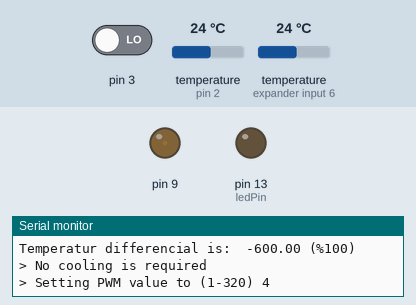
Bench run of a sketch on a simulated Arduino Uno, built with avr-gcc and run on an emulated ATmega328P. Shown: output pins drawn as LEDs (lit = HIGH), the last lines printed to the serial monitor. Inputs (shaded band) come from the test bench; at power-on: temperature (sensors on pin 2, expander input 6) 24 °C, pin 3 LOW.

Above: at 4.7 s.
5.1 s: temperature (sensor on pin 2) set to 33 °C
At 8.2 s:
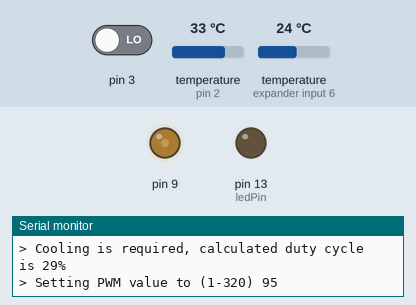
8.6 s: temperature (sensor on pin 2) set to 41 °C
At 12.6 s:
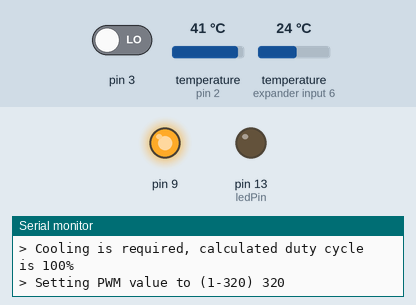
12.8 s: pin 3 driven HIGH
At 13.16 s:
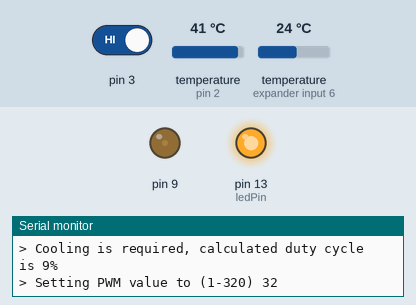
22.9 s: pin 3 driven LOW
At 25.73 s:
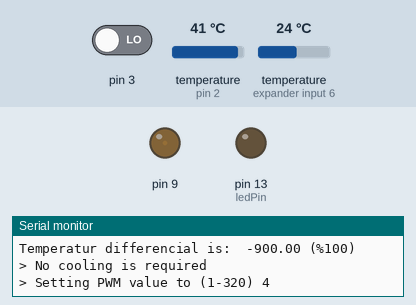
Timing chart, 0 to 27.4 s (numbered marks = the images above; inputs shaded):
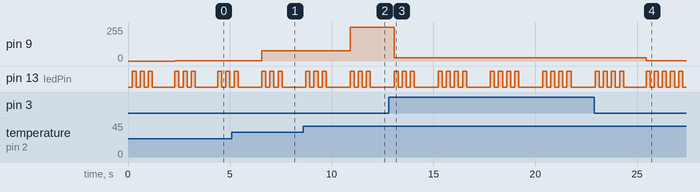

The sketch:

pwm_temp_control.ino
```cpp
// Temp Sensor: DS1820
// https://arduino-info.wikispaces.com/YourDuinoStarter_TemperatureSensor

// PWM Fan
// http://www.uchobby.com/index.php/2007/09/23/arduino-temperature-controlled-pc-fan/
// http://forum.arduino.cc/index.php?topic=18742.0
// http://electronics.stackexchange.com/questions/84912/controlling-a-4-wired-fan-pwm-signal-using-arduino-allows-only-two-settings
// >> http://arduino.stackexchange.com/questions/25609/need-help-to-set-pwm-frequency-to-25khz/25623#25623

// Button read
// https://www.arduino.cc/en/Tutorial/DigitalReadSerial
// http://www.allaboutcircuits.com/technical-articles/using-interrupts-on-arduino/ interrupt


// One Wire Data Pin = 2
// Button pin = 3
// PWM Pins = 9, 10
// LED Pin = 13 (onboard led?)

// --- THERMAL STUFF ---
#include <OneWire.h>
#include <DallasTemperature.h>

// Data wire is plugged into pin 2 on the Arduino
#define ONE_WIRE_BUS 2

// Setup a oneWire instance to communicate with any OneWire devices
// (not just Maxim/Dallas temperature ICs)
OneWire oneWire(ONE_WIRE_BUS);

// Pass our oneWire reference to Dallas Temperature.
DallasTemperature sensors(&oneWire);

int currentTemp = 0;

// Minimal PWM signal (if too low, fans will spin up)
unsigned int minPWM = 4;

// --- BUTTON STUFF ---
// Setup button and led
const int buttonPin = 7;     // the number of the pushbutton pin
const int ledPin =  13;      // the number of the LED pin

// variables will change:
volatile int buttonState = 0;         // variable for reading the pushbutton status


// --- LOGIC RELATED ---
// TT stands for target temperature
int TTList[] = {10, 20, 30, 40, 50};
int TTAmount = 5;
int currentTTIndex = 2; // set initial temperature to 20 °C

// LED blink stuff
int ledState = LOW;               // ledState used to set the LED
unsigned long ledPreviousMillis = 0; // will store last time LED was updated
const long ledInterval = 200;       // interval at which to blink (milliseconds)
int ledBlinkCount = 0;

void setup(void)
{
  // --- THERMAL STUFF ---
  // start serial port
  Serial.begin(9600);
  sensors.begin();

  // --- PWM STUFF ---
  // Configure Timer 1 for PWM @ 25 kHz.
  TCCR1A = 0;           // undo the configuration done by...
  TCCR1B = 0;           // ...the Arduino core library
  TCNT1  = 0;           // reset timer
  TCCR1A = _BV(COM1A1)  // non-inverted PWM on ch. A
//           | _BV(COM1B1)  // same on ch; B
           | _BV(WGM11);  // mode 10: ph. correct PWM, TOP = ICR1
  TCCR1B = _BV(WGM13)   // ditto
           | _BV(CS10);   // prescaler = 1
  ICR1   = 320;         // TOP = 320
  // Set the PWM pins as output.
  pinMode( 9, OUTPUT);

  // --- BUTTON STUFF ---
  // initialize the LED pin as an output:
  pinMode(ledPin, OUTPUT);
  // initialize the pushbutton pin as an input:
  pinMode(buttonPin, INPUT);
  // Attach an interrupt to the ISR vector
  // Interrupt 1 is pin 3 on Arduino Uno and Pro Mini
  attachInterrupt(1, pin_ISR, CHANGE);
}


void loop(void)
{
  unsigned long ledCurrentMillis = millis();
  if (ledCurrentMillis - ledPreviousMillis >= ledInterval) {
    // save the last time you blinked the LED
    ledPreviousMillis = ledCurrentMillis;

    // if the LED is off turn it on and vice-versa:
    if (ledState == LOW) {
      // if the led is off and we are in a normal blink cycle
      if (ledBlinkCount <= currentTTIndex) {
        ledState = HIGH;
        digitalWrite(ledPin, ledState);

      // if the led is off, and we have waitet 3 additional loops
      // do the temperature magic now (and reset the led loop)
      } else if (ledBlinkCount <= currentTTIndex + 2) {
        // Reset the blink count
        ledBlinkCount = -1;

        // --- THERMAL STUFF ---
        sensors.requestTemperatures();

        Serial.print("Inside temperatures:         ");
        float currentTemp = sensors.getTempCByIndex(0);
        Serial.println(currentTemp);

        Serial.print("Outside temperature:         ");
        float outsideTemp = sensors.getTempCByIndex(1);
        Serial.println(outsideTemp);

        Serial.print("Target temperature:          ");
        Serial.println(TTList[currentTTIndex]);

        // --- LOGIC STUFF ---
        // Set fan output to 1-320:
        unsigned int pwmValue = minPWM;
        float tempDiff = (currentTemp - TTList[currentTTIndex]) * 100;
        Serial.print("Temperatur differencial is:  ");
        Serial.print(tempDiff);
        Serial.println(" (%100)");

        if (outsideTemp > currentTemp) {
          Serial.println("> Unable to cool, outside temperature is higher than inside");
        } else {
          int dutyCycle = 0;
          if (tempDiff <= 0) {
            Serial.println("> No cooling is required");
          } else {
            if (tempDiff > 1000) {
              Serial.println("> A lot of cooling is required!");
              dutyCycle = 100;
            } else {
              Serial.println("> Dynamically setting fan speed");
              dutyCycle = map(tempDiff, 0, 1000, 0,99);
            }
            Serial.print("> Cooling is required, calculated duty cycle is ");
            Serial.print(dutyCycle);
            Serial.println("%");
          }
          pwmValue = map(dutyCycle, 0, 100, minPWM, 320);
        }

        // control the fans
        Serial.print("> Setting PWM value to (1-320) ");
        Serial.println(pwmValue);
        analogWrite25k( 9, pwmValue);
      }
      ledBlinkCount++;
    } else {
      ledState = LOW;
      digitalWrite(ledPin, ledState);
    }

  }
}

// PWM output @ 25 kHz, only on pins 9 and 10.
// Output value should be between 0 and 320, inclusive.
void analogWrite25k(int pin, int value)
{
  switch (pin) {
    case 9:
      OCR1A = value;
      break;
    default:
      // no other pin will work
      break;
  }
}

// The button changed from low to high
void pin_ISR() {
  static unsigned long last_interrupt_time = 0;
  unsigned long interrupt_time = millis();
  // If interrupts come faster than 200ms, assume it's a bounce and ignore
  if (interrupt_time - last_interrupt_time > 200) {
    ledBlinkCount = 0;
    if ((currentTTIndex + 1) >= TTAmount) {
      currentTTIndex = 0;
    } else {
      currentTTIndex++;
    }
    Serial.print("Target temperature changed to ");
    Serial.print(TTList[currentTTIndex]);
    Serial.println(" C");
  }
  last_interrupt_time = interrupt_time;
}
```

Measured:
- after the input at 5.1 s, pin 9: 3/255 → 76/255 after 1.5 s
- after the input at 8.6 s, pin 9: 76/255 → 255/255 after 2.3 s
- after the input at 12.8 s, pin 9: 255/255 → 26/255 after 0.26 s
- after the input at 22.9 s, pin 9: 26/255 → 3/255 after 2.5 s
- by itself, pin 13 (ledPin): repeats every 2.6 s: 2 × (LOW 0.20 s, HIGH 0.20 s), LOW 1.2 s, HIGH 0.20 s, LOW 0.20 s, HIGH 0.20 s
